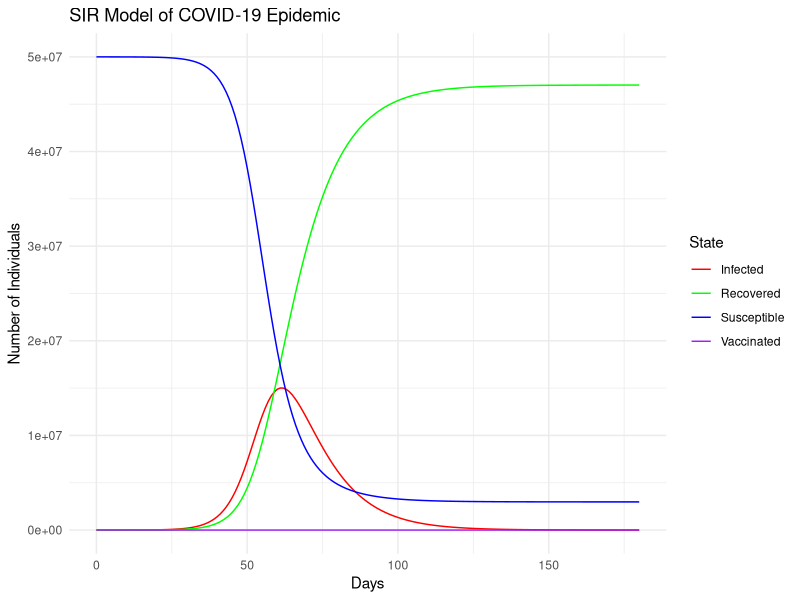
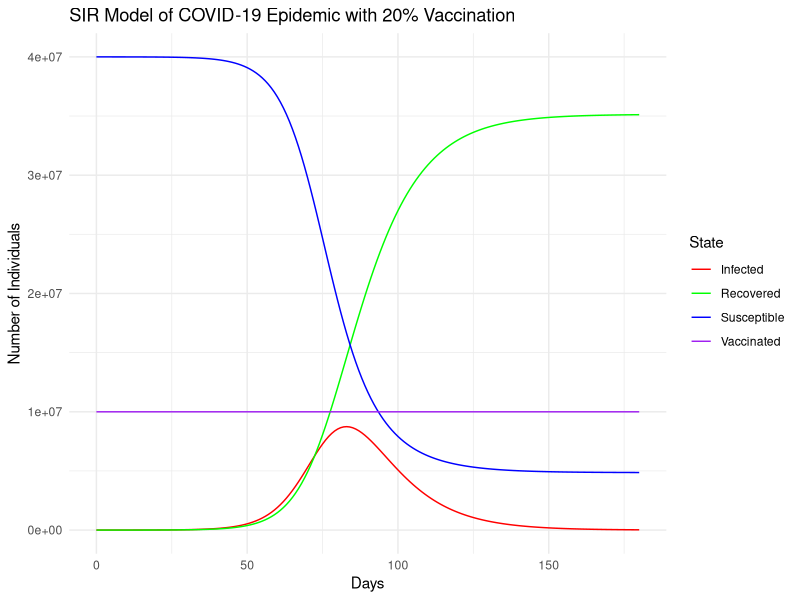
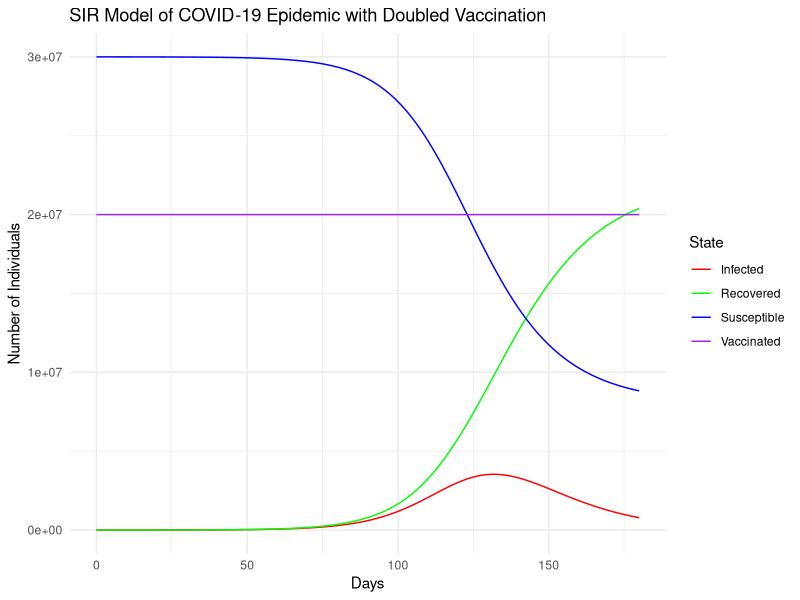

Generate these figures, in order, with R:
## ---- chunk 1
knitr::opts_chunk$set(echo = TRUE)
## ---- chunk 2
# Define the population parameters
N <- 50000000
initial_infected <-500
initial_recovered <-0
initial_susceptible <- N- initial_infected - initial_recovered


# Define the disease parameters
duration_infection <-10
transimssion_rate <-0.3
recovery_rate <-0.1

# Simulation period
simulation_days<-180

## ---- chunk 3
# Load necessary libraries
library(deSolve)
library(DiagrammeR)
library(tidyr)

# Define the SIR model
sir_model <- function(time, state, parameters) {
  with(as.list(c(state, parameters)), {
    
    # SIR equations
    dS <- -beta * S * I / N
    dI <- beta * S * I / N - gamma * I
    dR <- gamma * I
    
    # Return the rate of change
    list(c(dS, dI, dR))
  })
}

# Initial state values
initial_state_values <- c(S = initial_susceptible, I = initial_infected, R = initial_recovered)

# Parameters
parameters <- c(beta = transimssion_rate , gamma = recovery_rate, N = N)

# Time vector
time <- seq(0, simulation_days, by = 1)

# Solve the model
output  <- ode(y = initial_state_values, times = time, func = sir_model, parms = parameters)

# Convert the output to a data frame
output <- as.data.frame(output)
colnames(output) <- c("time", "Susceptible", "Infected", "Recovered")

# Display dimensions of the output data frame
dim(output)

# Display the first few rows of the output data frame
knitr::kable(head(output, 10))

# Convert the data to a tidy format
dat <- output %>% pivot_longer(cols = c(Susceptible, Infected, Recovered), names_to = "state", values_to = "value")

# Display the first few rows of the tidy data
knitr::kable(head(dat, 10))
# Create a diagram to visualize the SIR model
DiagrammeR::grViz("
digraph SIR {
  rankdir = LR;
  node [shape = circle, fontsize = 20, penwidth = 2.0]
  S [label = 'S']
  I [label = 'I']
  R [label = 'R']
  
  edge [arrowhead = vee]
  S -> I [label = 'β = 0.3']
  I -> R [label = 'γ = 0.1']
}
")


## ---- chunk 4
library(ggplot2)
# Define the vaccine parameters and initial vaccination state
output$Vaccinated <- 0

# Convert the data to a tidy format
dat <- output %>% pivot_longer(cols = c(Susceptible, Infected, Recovered, Vaccinated), names_to = "state", values_to = "value")

# Display the first few rows of the tidy data
knitr::kable(head(dat, 10))

# Plot the results
ggplot(data = dat, aes(x = time, y = value, color = state)) +
  geom_line() +
  labs(title = "SIR Model of COVID-19 Epidemic",
       x = "Days",
       y = "Number of Individuals",
       color = "State") +
  scale_color_manual(values = c("red","green","blue", "purple")) +
  theme_minimal()
## ---- chunk 5
# Vaccination parameters
vaccination_rate <- 0.2
initial_vaccinated <- initial_susceptible * vaccination_rate

# Update initial state values
initial_susceptible_vaccinated <- initial_susceptible - initial_vaccinated

# Initial state values with vaccination
initial_state_values_vaccinated <- c(S = initial_susceptible_vaccinated, I = initial_infected, R = initial_recovered)

# Solve the model with vaccination
out_vaccinated <- ode(y = initial_state_values_vaccinated, times = time, func = sir_model, parms = parameters)

# Convert the output to a data frame
out_vaccinated <- as.data.frame(out_vaccinated)
colnames(out_vaccinated) <- c("time", "Susceptible", "Infected", "Recovered")

# Add the vaccinated column
out_vaccinated$Vaccinated <- initial_vaccinated

# Convert the data to a tidy format
dat_vaccinated <- out_vaccinated %>% pivot_longer(cols = c(Susceptible, Infected, Recovered, Vaccinated), names_to = "state", values_to = "value")

# Plot the results with vaccination
ggplot(dat_vaccinated, aes(x = time, y = value, color = state)) +
  geom_line() +
  labs(title = "SIR Model of COVID-19 Epidemic with 20% Vaccination",
       x = "Days",
       y = "Number of Individuals",
       color = "State") +
  scale_color_manual(values = c("red","green","blue", "purple")) +
  theme_minimal()

## ---- chunk 6
# Define vaccination parameters
# Doubled vaccination rate
vaccination_rate_doubled <- 0.4 

# Calculate initial vaccinated individuals with doubled vaccination rate
initial_vaccinated_doubled <- initial_susceptible * vaccination_rate_doubled

# Update initial state values with doubled vaccination rate
initial_susceptible_vaccinated_doubled <- initial_susceptible - initial_vaccinated_doubled

# Define initial state values with doubled vaccination rate
initial_state_values_vaccinated_doubled <- c(S = initial_susceptible_vaccinated_doubled, I = initial_infected, R = initial_recovered)

# Solve the model with doubled vaccination rate
out_vaccinated_doubled <- ode(y = initial_state_values_vaccinated_doubled, times = time, func = sir_model, parms = parameters)

# Convert the output to a data frame
out_vaccinated_doubled <- as.data.frame(out_vaccinated_doubled)
colnames(out_vaccinated_doubled) <- c("time", "Susceptible", "Infected", "Recovered")

# Add the vaccinated column
out_vaccinated_doubled$Vaccinated <- initial_vaccinated_doubled

# Convert the data to a tidy format
dat_vaccinated_doubled <- out_vaccinated_doubled %>% pivot_longer(cols = c(Susceptible, Infected, Recovered, Vaccinated), names_to = "state", values_to = "value")

# Plot the results with doubled vaccination rate
ggplot(dat_vaccinated_doubled, aes(x = time, y = value, color = state)) +
  geom_line() +
  labs(title = "SIR Model of COVID-19 Epidemic with Doubled Vaccination",
       x = "Days",
       y = "Number of Individuals",
       color = "State") +
  scale_color_manual(values = c("red","green","blue", "purple")) +
  theme_minimal()
